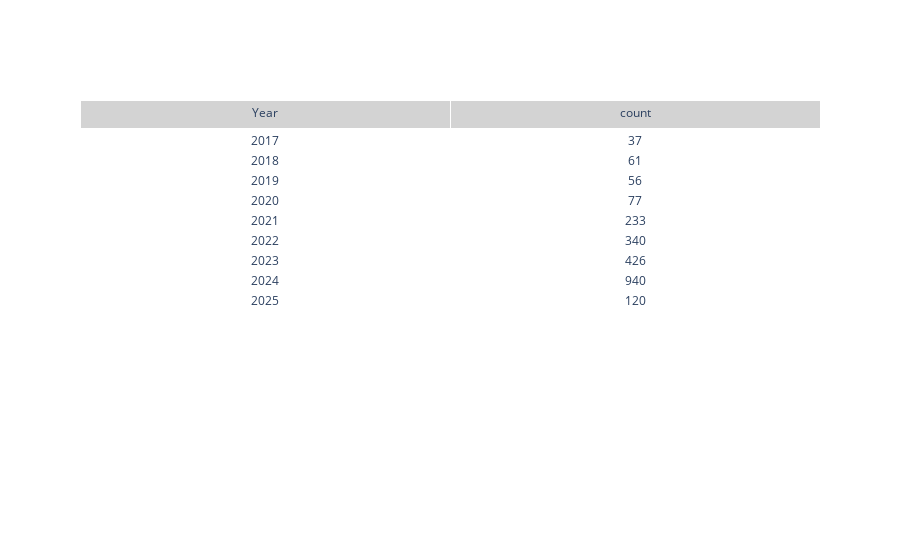

Notebook code for this chart:
### Code cell
import plotly.graph_objects as go
import pandas as pd

fig = go.Figure(
    data=[
        go.Table(
            header=dict(
                values=list(df_scd_graph.columns), 
                fill_color="lightgrey",
                align="center"
            ),
            cells=dict(
                values=[df_scd_graph[col] for col in df_scd_graph.columns], 
                fill_color="white",
                align="center"
            )
        )
    ]
)

fig.show()

### Figure 1 — Plotly figure (JSON) as saved in the notebook; plotly's stock layout.template omitted (floating-point values rounded to 4 significant figures)
{"data": [{"cells": {"align": "center", "fill": {"color": "white"}, "values": [[2017, 2018, 2019, 2020, 2021, 2022, 2023, 2024, 2025], [37, 61, 56, 77, 233, 340, 426, 940, 120]]}, "header": {"align": "center", "fill": {"color": "lightgrey"}, "values": ["Year", "count"]}, "type": "table"}], "layout": {}}
